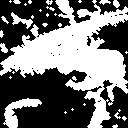

The script that drew this image:
import cv2
import numpy as np
import lib4150
import matplotlib.pyplot as plt
import sys,os
sys.path.append(os.getcwd())
from q01_10 import lib0110

if __name__ == '__main__':
    img = cv2.imread("Gasyori100knock/Question_41_50/imori.jpg")
    img2 = lib0110.OTSU_binarization(lib0110.BGR2GRAY(img))
    out = lib4150.Opening_operation(img2, 1)

    cv2.imshow("imori", out)
    cv2.waitKey(0)
    cv2.imwrite("q41_50/049.jpg", out)
    cv2.destroyAllWindows()
